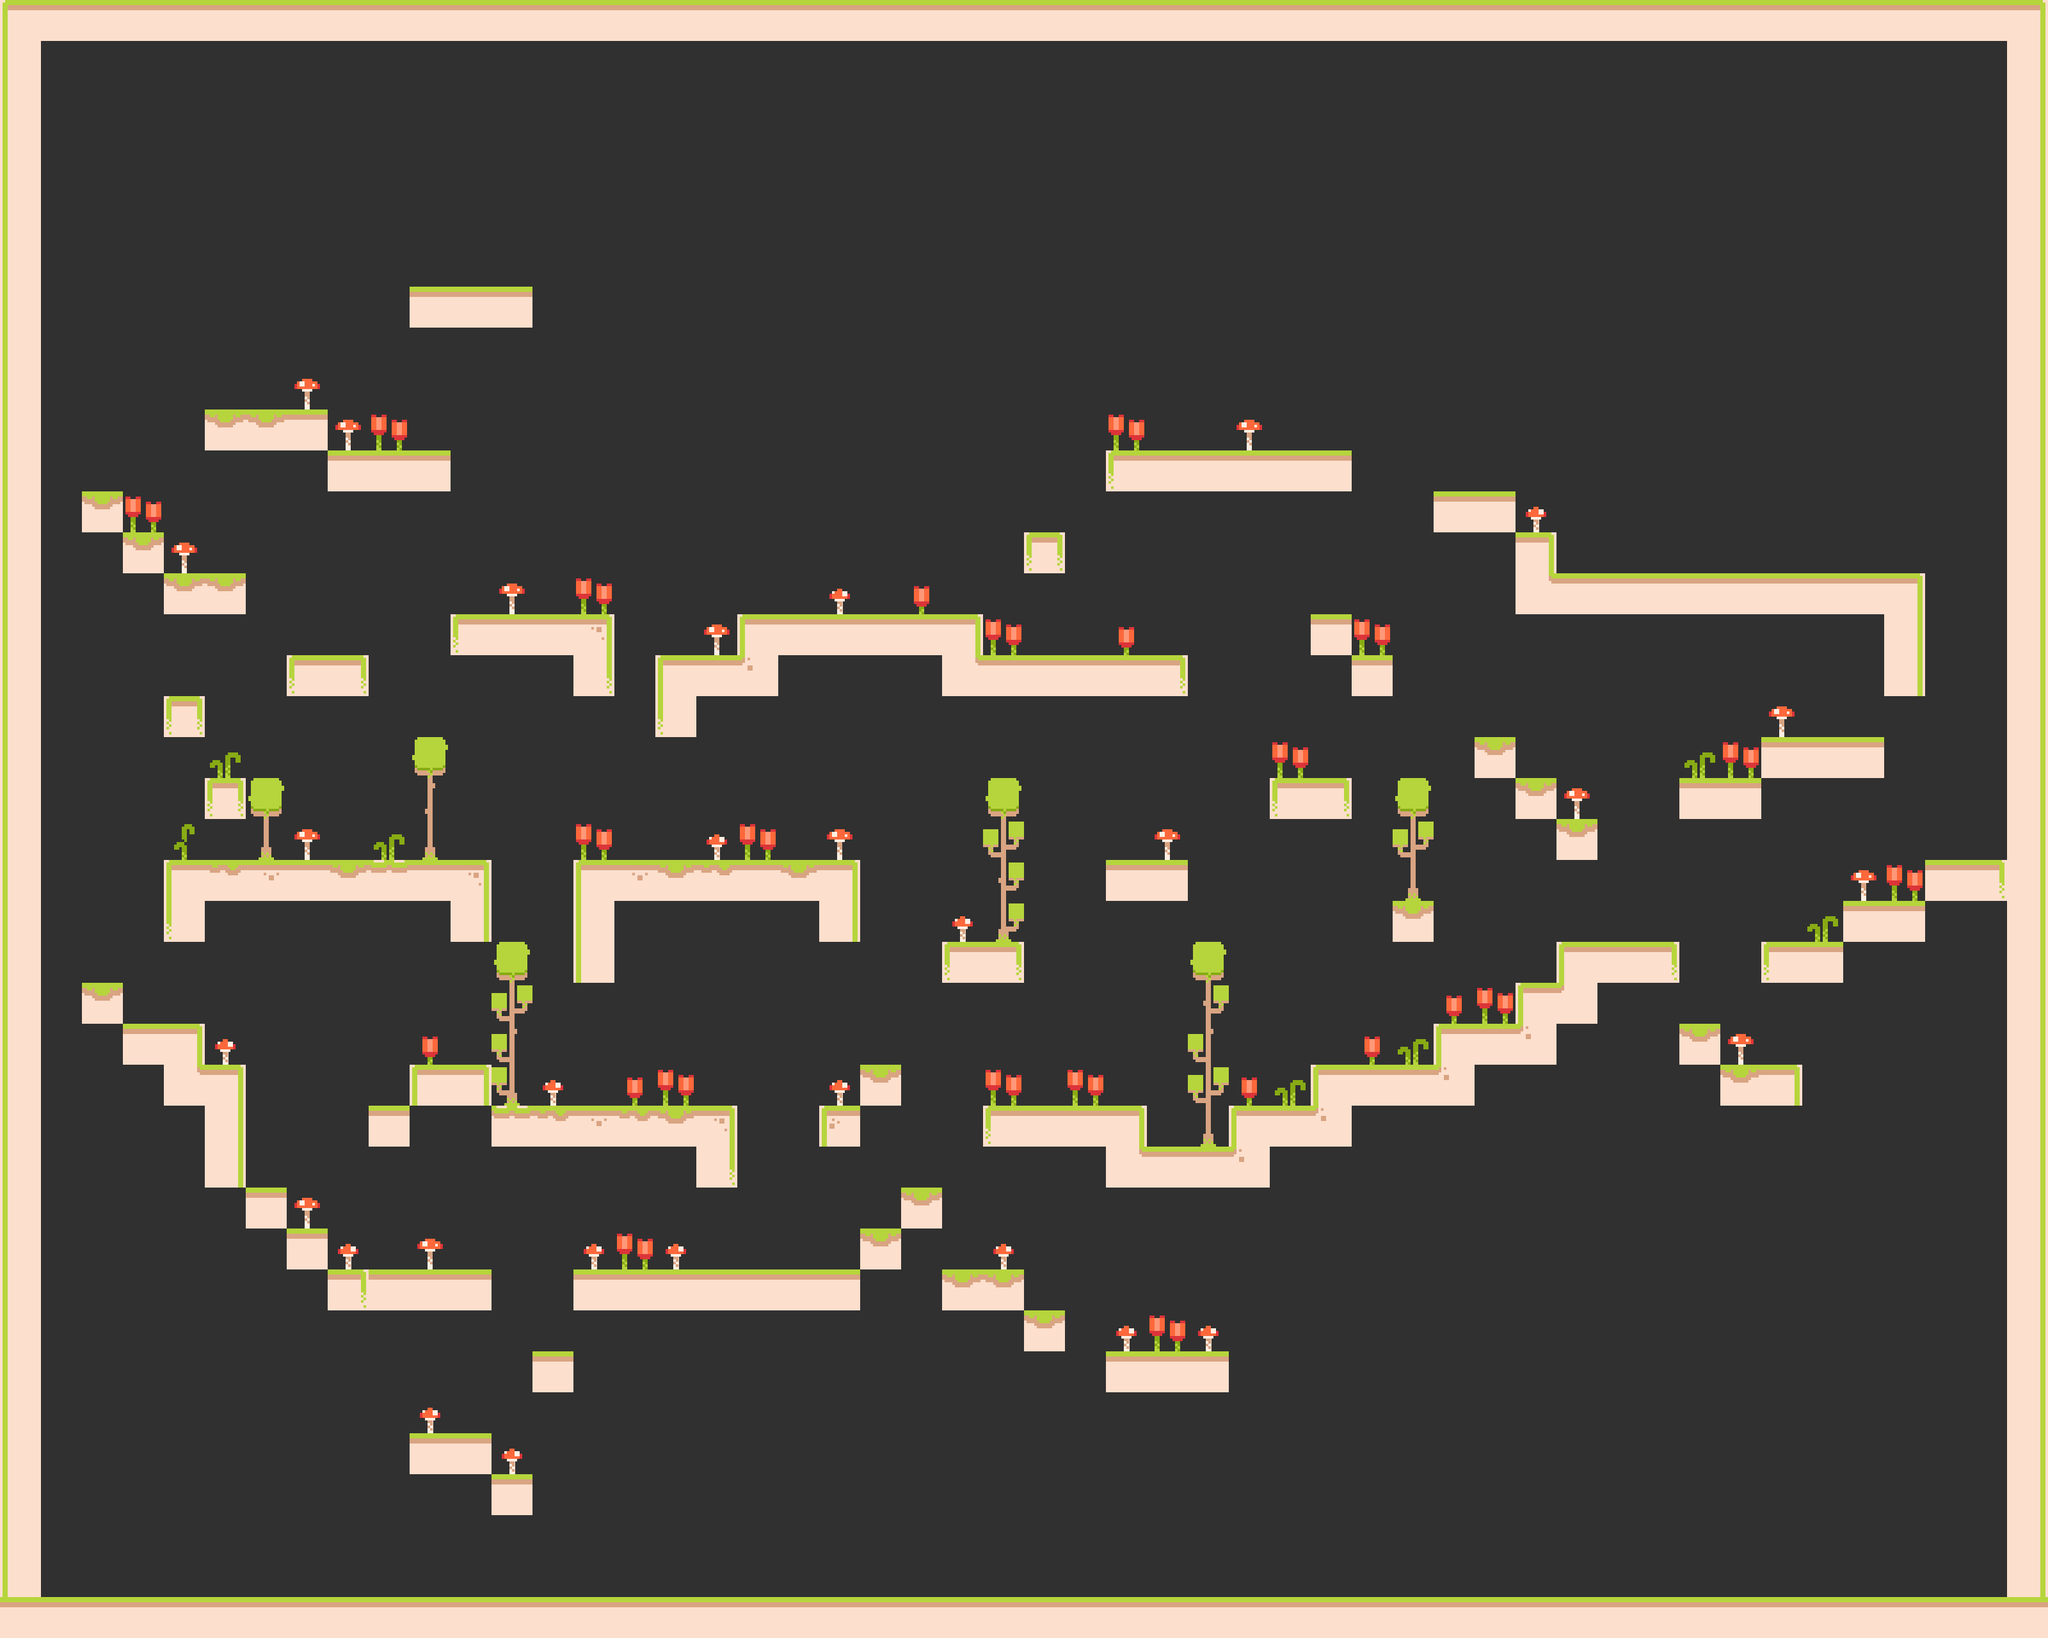

This is a level from a 2D game, rendered from its Tiled map with the project's own tilesets. A one-line summary and the map file follow, with tile-layer data summarised:
An orthogonal 50x40 tile map with 64x64 px tiles, 2 tile layers (Main, Decoration), 2 tilesets and 23 objects (16x Cherry, 6x Worm, Player).

<map version="1.10" tiledversion="1.11.0" orientation="orthogonal" renderorder="right-down" width="50" height="40" tilewidth="64" tileheight="64" infinite="0" backgroundcolor="#303030" nextlayerid="5" nextobjectid="40">
 <tileset firstgid="1" source="../tilesets/tilemap.tsx" />
 <tileset firstgid="61" source="Collectibles.tsx" />
 <layer id="1" name="Main" width="50" height="40">
  <data>[2000 cells, 349 non-empty, 19 distinct tile ids]</data>
 </layer>
 <layer id="3" name="Decoration" width="50" height="40">
  <data>[2000 cells, 82 non-empty, 14 distinct tile ids]</data>
 </layer>
 <objectgroup id="2" name="Entities">
  <object id="1" name="Player" x="503.141" y="933.898">
   <point />
  </object>
  <object id="3" name="Worm" x="2432" y="832" width="576" height="64" />
  <object id="4" name="Worm" x="1728" y="640" width="384" height="64" />
  <object id="5" name="Worm" x="1152" y="896" width="384" height="64" />
  <object id="6" name="Worm" x="896" y="1280" width="448" height="64" />
  <object id="7" name="Worm" x="768" y="1664" width="384" height="64" />
  <object id="8" name="Worm" x="898" y="1918.5" width="384" height="64" />
  <object id="21" name="Cherry" gid="61" x="704" y="960" width="64" height="64" />
  <object id="23" name="Cherry" gid="61" x="128" y="768" width="64" height="64" />
  <object id="24" name="Cherry" gid="61" x="640" y="448" width="64" height="64" />
  <object id="25" name="Cherry" gid="61" x="384" y="1856" width="64" height="64" />
  <object id="26" name="Cherry" gid="61" x="640" y="2240" width="64" height="64" />
  <object id="27" name="Cherry" gid="61" x="384" y="2496" width="64" height="64" />
  <object id="28" name="Cherry" gid="61" x="2304" y="768" width="64" height="64" />
  <object id="29" name="Cherry" gid="61" x="2880" y="1152" width="64" height="64" />
  <object id="30" name="Cherry" gid="61" x="3072" y="1344" width="64" height="64" />
  <object id="31" name="Cherry" gid="61" x="2752" y="1664" width="64" height="64" />
  <object id="32" name="Cherry" gid="61" x="1792" y="1792" width="64" height="64" />
  <object id="33" name="Cherry" gid="61" x="1472" y="1472" width="64" height="64" />
  <object id="34" name="Cherry" gid="61" x="1408" y="1856" width="64" height="64" />
  <object id="36" name="Cherry" gid="61" x="1600" y="832" width="64" height="64" />
  <object id="37" name="Cherry" gid="61" x="2304" y="1152" width="64" height="64" />
  <object id="38" name="Cherry" gid="61" x="1856" y="2112" width="64" height="64" />
 </objectgroup>
</map>
